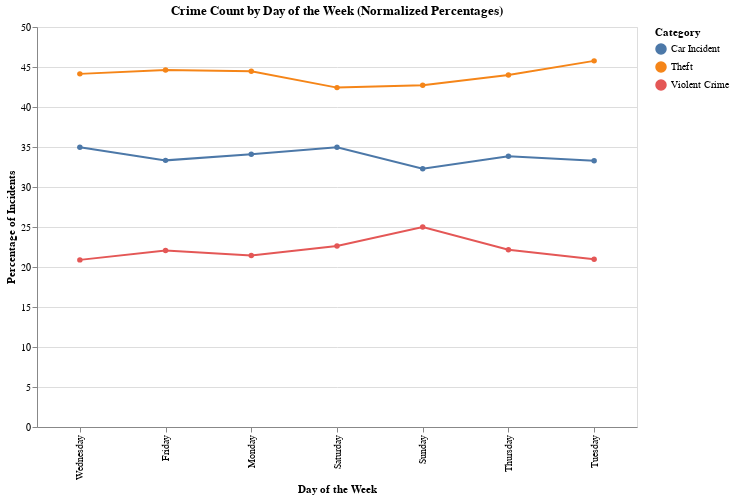

The notebook cell this image was saved under:
### Code cell
# Day of the week percentages as line graph
chart_day_of_week_percentage = alt.Chart(day_of_week_percentage).mark_line(point=True).encode(
    x=alt.X('DAY_OF_WEEK:O', title='Day of the Week', sort=['Monday', 'Tuesday', 'Wednesday', 'Thursday', 'Friday', 'Saturday', 'Sunday']),
    y=alt.Y('Percentage:Q', title='Percentage of Incidents'),
    color='Category:N',
    tooltip=['DAY_OF_WEEK', 'Category', 'Percentage']
).properties(
    title='Crime Count by Day of the Week (Normalized Percentages)',
    width=600,
    height=400
)

chart_day_of_week_percentage

### Figure 1 — Vega specification as saved in the notebook (floating-point values rounded to 4 significant figures)
{"$schema": "https://vega.github.io/schema/vega/v5.json", "data": [{"name": "source_0", "values": [{"DAY_OF_WEEK": "Friday   ", "Category": "Car Incident", "Count": 4670, "Percentage": 33.33, "x_DAY_OF_WEEK_sort_index": 7.0}, {"DAY_OF_WEEK": "Friday   ", "Category": "Theft", "Count": 6252, "Percentage": 44.62, "x_DAY_OF_WEEK_sort_index": 7.0}, {"DAY_OF_WEEK": "Friday   ", "Category": "Violent Crime", "Count": 3090, "Percentage": 22.05, "x_DAY_OF_WEEK_sort_index": 7.0}, {"DAY_OF_WEEK": "Monday   ", "Category": "Car Incident", "Count": 4602, "Percentage": 34.1, "x_DAY_OF_WEEK_sort_index": 7.0}, {"DAY_OF_WEEK": "Monday   ", "Category": "Theft", "Count": 6000, "Percentage": 44.46, "x_DAY_OF_WEEK_sort_index": 7.0}, {"DAY_OF_WEEK": "Monday   ", "Category": "Violent Crime", "Count": 2894, "Percentage": 21.44, "x_DAY_OF_WEEK_sort_index": 7.0}, {"DAY_OF_WEEK": "Saturday ", "Category": "Car Incident", "Count": 4692, "Percentage": 34.96, "x_DAY_OF_WEEK_sort_index": 7.0}, {"DAY_OF_WEEK": "Saturday ", "Category": "Theft", "Count": 5694, "Percentage": 42.42, "x_DAY_OF_WEEK_sort_index": 7.0}, {"DAY_OF_WEEK": "Saturday ", "Category": "Violent Crime", "Count": 3036, "Percentage": 22.62, "x_DAY_OF_WEEK_sort_index": 7.0}, {"DAY_OF_WEEK": "Sunday   ", "Category": "Car Incident", "Count": 3991, "Percentage": 32.28, "x_DAY_OF_WEEK_sort_index": 7.0}, {"DAY_OF_WEEK": "Sunday   ", "Category": "Theft", "Count": 5281, "Percentage": 42.72, "x_DAY_OF_WEEK_sort_index": 7.0}, {"DAY_OF_WEEK": "Sunday   ", "Category": "Violent Crime", "Count": 3090, "Percentage": 25.0, "x_DAY_OF_WEEK_sort_index": 7.0}, {"DAY_OF_WEEK": "Thursday ", "Category": "Car Incident", "Count": 4642, "Percentage": 33.84, "x_DAY_OF_WEEK_sort_index": 7.0}, {"DAY_OF_WEEK": "Thursday ", "Category": "Theft", "Count": 6037, "Percentage": 44.01, "x_DAY_OF_WEEK_sort_index": 7.0}, {"DAY_OF_WEEK": "Thursday ", "Category": "Violent Crime", "Count": 3038, "Percentage": 22.15, "x_DAY_OF_WEEK_sort_index": 7.0}, {"DAY_OF_WEEK": "Tuesday  ", "Category": "Car Incident", "Count": 4527, "Percentage": 33.27, "x_DAY_OF_WEEK_sort_index": 7.0}, {"DAY_OF_WEEK": "Tuesday  ", "Category": "Theft", "Count": 6227, "Percentage": 45.77, "x_DAY_OF_WEEK_sort_index": 7.0}, {"DAY_OF_WEEK": "Tuesday  ", "Category": "Violent Crime", "Count": 2852, "Percentage": 20.96, "x_DAY_OF_WEEK_sort_index": 7.0}, {"DAY_OF_WEEK": "Wednesday", "Category": "Car Incident", "Count": 4861, "Percentage": 34.97, "x_DAY_OF_WEEK_sort_index": 2.0}, {"DAY_OF_WEEK": "Wednesday", "Category": "Theft", "Count": 6136, "Percentage": 44.14, "x_DAY_OF_WEEK_sort_index": 2.0}, {"DAY_OF_WEEK": "Wednesday", "Category": "Violent Crime", "Count": 2904, "Percentage": 20.89, "x_DAY_OF_WEEK_sort_index": 2.0}]}, {"name": "data_0", "values": [{"Category": "Car Incident", "DAY_OF_WEEK": "Friday   ", "Percentage": 33.33}, {"Category": "Theft", "DAY_OF_WEEK": "Friday   ", "Percentage": 44.62}, {"Category": "Violent Crime", "DAY_OF_WEEK": "Friday   ", "Percentage": 22.05}, {"Category": "Car Incident", "DAY_OF_WEEK": "Monday   ", "Percentage": 34.1}, {"Category": "Theft", "DAY_OF_WEEK": "Monday   ", "Percentage": 44.46}, {"Category": "Violent Crime", "DAY_OF_WEEK": "Monday   ", "Percentage": 21.44}, {"Category": "Car Incident", "DAY_OF_WEEK": "Saturday ", "Percentage": 34.96}, {"Category": "Theft", "DAY_OF_WEEK": "Saturday ", "Percentage": 42.42}, {"Category": "Violent Crime", "DAY_OF_WEEK": "Saturday ", "Percentage": 22.62}, {"Category": "Car Incident", "DAY_OF_WEEK": "Sunday   ", "Percentage": 32.28}, {"Category": "Theft", "DAY_OF_WEEK": "Sunday   ", "Percentage": 42.72}, {"Category": "Violent Crime", "DAY_OF_WEEK": "Sunday   ", "Percentage": 25.0}, {"Category": "Car Incident", "DAY_OF_WEEK": "Thursday ", "Percentage": 33.84}, {"Category": "Theft", "DAY_OF_WEEK": "Thursday ", "Percentage": 44.01}, {"Category": "Violent Crime", "DAY_OF_WEEK": "Thursday ", "Percentage": 22.15}, {"Category": "Car Incident", "DAY_OF_WEEK": "Tuesday  ", "Percentage": 33.27}, {"Category": "Theft", "DAY_OF_WEEK": "Tuesday  ", "Percentage": 45.77}, {"Category": "Violent Crime", "DAY_OF_WEEK": "Tuesday  ", "Percentage": 20.96}, {"Category": "Car Incident", "DAY_OF_WEEK": "Wednesday", "Percentage": 34.97}, {"Category": "Theft", "DAY_OF_WEEK": "Wednesday", "Percentage": 44.14}, {"Category": "Violent Crime", "DAY_OF_WEEK": "Wednesday", "Percentage": 20.89}]}, {"name": "source_0_x_domain_DAY_OF_WEEK", "values": [{"DAY_OF_WEEK": "Friday   ", "sort_field": 7.0}, {"DAY_OF_WEEK": "Monday   ", "sort_field": 7.0}, {"DAY_OF_WEEK": "Saturday ", "sort_field": 7.0}, {"DAY_OF_WEEK": "Sunday   ", "sort_field": 7.0}, {"DAY_OF_WEEK": "Thursday ", "sort_field": 7.0}, {"DAY_OF_WEEK": "Tuesday  ", "sort_field": 7.0}, {"DAY_OF_WEEK": "Wednesday", "sort_field": 2.0}]}, {"name": "source_0_color_domain_Category_0", "values": [{"Category": "Car Incident"}, {"Category": "Theft"}, {"Category": "Violent Crime"}]}, {"name": "data_0_color_domain_Category_1", "values": [{"Category": "Car Incident"}, {"Category": "Theft"}, {"Category": "Violent Crime"}]}], "marks": [{"type": "group", "name": "layer_0_pathgroup", "from": {"facet": {"data": "source_0", "name": "faceted_path_layer_0_main", "groupby": ["Category"]}}, "encode": {"update": {"height": {"field": {"signal": null, "datum": null, "group": "height", "parent": null}}, "width": {"field": {"signal": null, "datum": null, "group": "width", "parent": null}}}}, "marks": [{"type": "line", "name": "layer_0_marks", "from": {"data": "faceted_path_layer_0_main"}, "sort": {"field": "x"}, "encode": {"update": {"stroke": {"field": "Category", "scale": "color"}, "x": {"field": "DAY_OF_WEEK", "scale": "x"}, "y": {"field": "Percentage", "scale": "y"}, "defined": {"signal": "isValid(datum[\"Percentage\"]) && isFinite(+datum[\"Percentage\"])"}, "tooltip": {"signal": "{\"DAY_OF_WEEK\": isValid(datum[\"DAY_OF_WEEK\"]) ? datum[\"DAY_OF_WEEK\"] : \"\"+datum[\"DAY_OF_WEEK\"], \"Category\": isValid(datum[\"Category\"]) ? datum[\"Category\"] : \"\"+datum[\"Category\"], \"Percentage\": format(datum[\"Percentage\"], \"\")}"}}}, "style": ["line"]}]}, {"type": "symbol", "name": "layer_1_marks", "from": {"data": "data_0"}, "encode": {"update": {"y": {"field": "Percentage", "scale": "y"}, "fill": {"field": "Category", "scale": "color"}, "x": {"field": "DAY_OF_WEEK", "scale": "x"}, "opacity": {"value": 1}, "tooltip": {"signal": "{\"DAY_OF_WEEK\": isValid(datum[\"DAY_OF_WEEK\"]) ? datum[\"DAY_OF_WEEK\"] : \"\"+datum[\"DAY_OF_WEEK\"], \"Category\": isValid(datum[\"Category\"]) ? datum[\"Category\"] : \"\"+datum[\"Category\"], \"Percentage\": format(datum[\"Percentage\"], \"\")}"}}}, "style": ["point"]}], "scales": [{"name": "x", "type": "point", "domain": {"data": "source_0_x_domain_DAY_OF_WEEK", "field": "DAY_OF_WEEK", "sort": {"op": "max", "field": "sort_field"}}, "range": [0, {"signal": "width"}], "padding": 0.5}, {"name": "y", "type": "linear", "domain": {"fields": [{"data": "source_0", "field": "Percentage"}, {"data": "data_0", "field": "Percentage"}]}, "range": [{"signal": "height"}, 0], "nice": true, "zero": true}, {"name": "color", "type": "ordinal", "domain": {"fields": [{"data": "source_0_color_domain_Category_0", "field": "Category"}, {"data": "data_0_color_domain_Category_1", "field": "Category"}], "sort": true}, "range": "category"}], "axes": [{"scale": "y", "gridScale": "x", "aria": false, "domain": false, "maxExtent": 0, "labels": false, "zindex": 0, "tickCount": {"signal": "ceil(height/40)"}, "minExtent": 0, "grid": true, "orient": "left", "ticks": false}, {"scale": "x", "labelAngle": 270, "labelBaseline": "middle", "title": "Day of the Week", "zindex": 0, "orient": "bottom", "grid": false, "labelAlign": "right"}, {"scale": "y", "grid": false, "zindex": 0, "tickCount": {"signal": "ceil(height/40)"}, "orient": "left", "title": "Percentage of Incidents", "labelOverlap": true}], "title": {"text": "Crime Count by Day of the Week (Normalized Percentages)", "frame": "group"}, "background": "white", "padding": 5, "width": 600, "height": 400, "style": "cell", "legends": [{"stroke": "color", "symbolType": "circle", "title": "Category", "fill": "color", "encode": {"symbols": {"update": {"opacity": {"value": 1}}}}}]}
